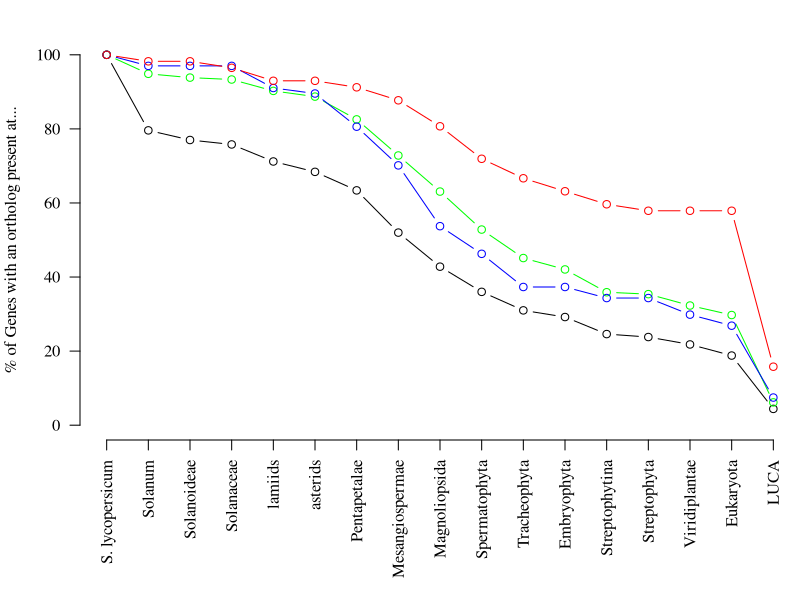

The R source for this figure:
d = read.csv("output/combined_deepest_levels.csv")

freqs = reshape(data.frame(table(d$level, d$set)), direction="wide", timevar="Var2", idvar="Var1")
freqs$Var1 = as.numeric(freqs$Var1)
freqs$p.heat = cumsum(freqs$Freq.heat)/sum(freqs$Freq.heat) * 100
freqs$p.drought = cumsum(freqs$Freq.drought)/sum(freqs$Freq.drought) * 100
freqs$p.salt = cumsum(freqs$Freq.salt)/sum(freqs$Freq.salt) * 100
freqs$p.random = cumsum(freqs$Freq.random)/sum(freqs$Freq.random) * 100

labels = scan("clades_hierarchy.txt", character())[(min(d$level)+1):(max(d$level)+1)]
labels[length(labels)] = "S. lycopersicum"

pdf("output/plots/4.1_oldest_orthologs.pdf")
par(mar=c(8,4,2,0), family="serif")
plot(-freqs$Var1, freqs$p.random, ylim=c(0,100), type="b", axes=F, xlab="", ylab="% of Genes with an ortholog present at...")
axis(side = 2, las=2)
axis(side = 1, labels=labels, at=-c(1:length(labels)), las=2)

lines(-freqs$Var1, freqs$p.salt, type="b", col="green")
lines(-freqs$Var1, freqs$p.drought, type="b", col="blue")
lines(-freqs$Var1, freqs$p.heat, type="b", col="red")
dev.off()
